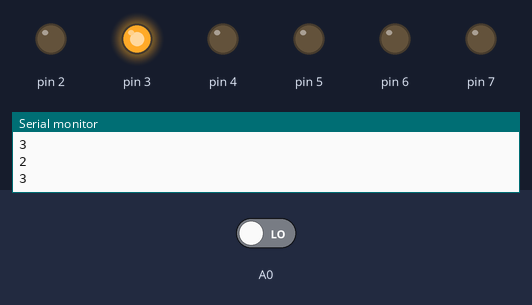
A sketch run on a simulated Arduino Uno, built with avr-gcc and run on an emulated ATmega328P. Shown: output pins drawn as LEDs (lit = HIGH), the last lines printed to the serial monitor. Inputs (shaded band) come from the test bench; at power-on: A0 LOW. Random numbers use the default seed unless the sketch sets one.

Above: at 3.4 s.
3.5 s: A0 driven HIGH
5.3 s: A0 driven LOW
At 7.0 s:
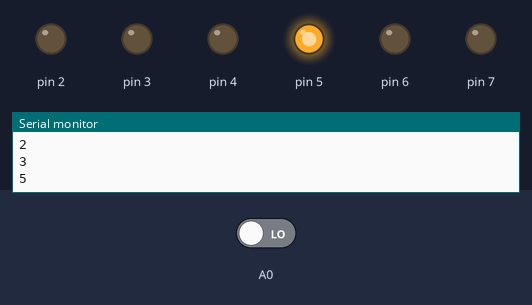
At 8.4 s:
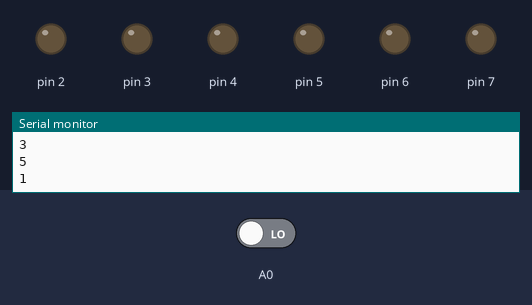
Timing chart, 0 to 23.9 s (numbered marks = the images above; inputs shaded):
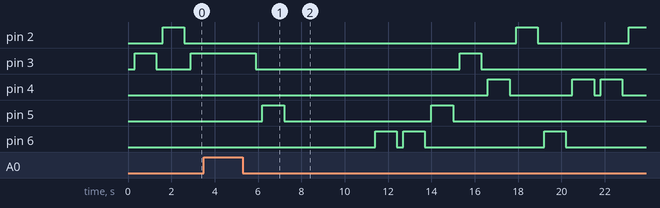

Measured:
- after the input at 3.5 s, every drawn part: stays the same
- after the input at 5.3 s, pin 2: LOW → HIGH after 12.6 s, → LOW 1.0 s later, → HIGH 4.2 s later; pin 3: HIGH → LOW after 0.60 s, → HIGH 9.4 s later, → LOW 1.0 s later

The sketch:

Electronic_dice.ino
```cpp
//Reza Zabihi
#define key1 digitalRead(A0)

void setup() {
  pinMode(A0, INPUT);
  pinMode(2, OUTPUT);
  pinMode(3, OUTPUT);
  pinMode(4, OUTPUT);
  pinMode(5, OUTPUT);
  pinMode(6, OUTPUT);
  pinMode(7, OUTPUT);
  randomSeed(analogRead(A0));
  Serial.begin(9600);
}

void loop() {

  if (key1 == 0) {
    int randomNumber = random(1, 7);
    Serial.println(randomNumber);

    for (int i = 0; i <= 8; i++) {
      digitalWrite(i, LOW);
    }
    delay(300);

    digitalWrite(randomNumber, HIGH);
  }
  delay(1000);
}
```
